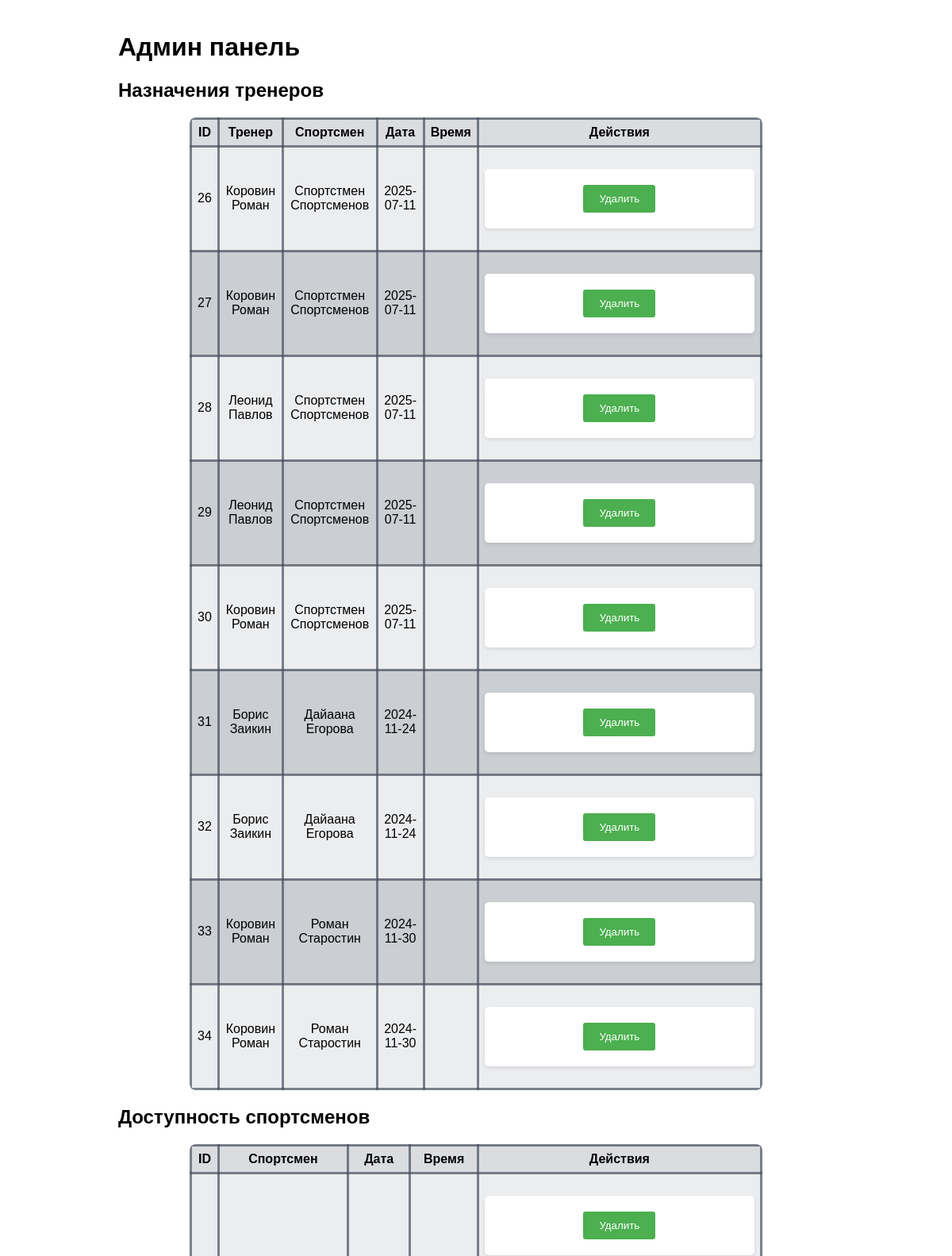
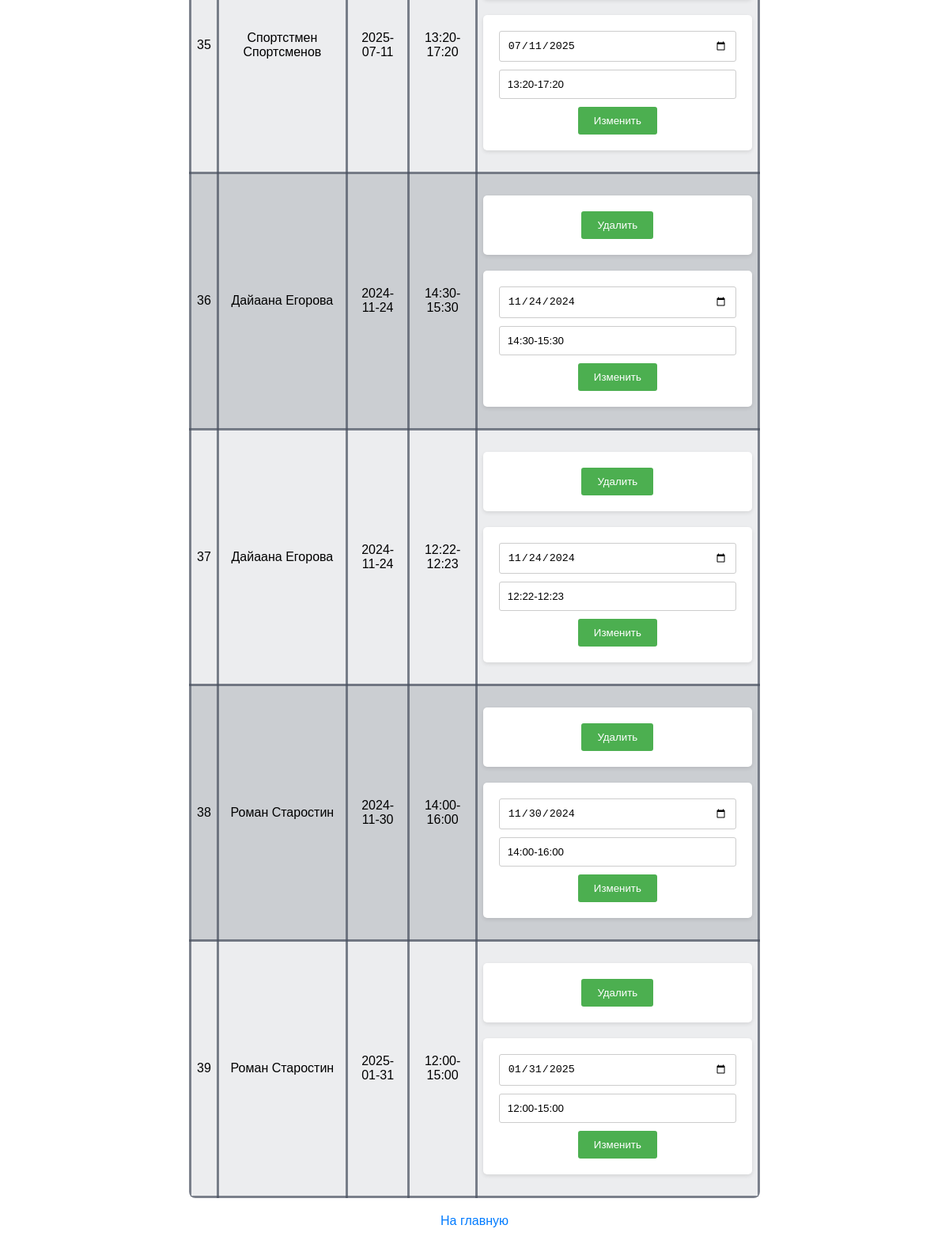
Page /admin_panel.php (signed in) on the committed database (2 pictures, top to bottom).
### tables this page shows
CREATE TABLE `coach_athlete_assignments` (
  `id` int(11) NOT NULL,
  `coach_id` int(11) NOT NULL,
  `athlete_id` int(11) NOT NULL,
  `date` date NOT NULL,
  `time_interval` varchar(255) DEFAULT NULL
);

CREATE TABLE `coaches` (
  `id` int(11) NOT NULL,
  `first_name` varchar(255) NOT NULL,
  `last_name` varchar(255) NOT NULL,
  `patronymic` varchar(255) DEFAULT NULL,
  `username` varchar(255) NOT NULL,
  `password` varchar(255) NOT NULL,
  `phone` varchar(20) DEFAULT NULL
);

CREATE TABLE `athletes` (
  `id` int(11) NOT NULL,
  `username` varchar(255) NOT NULL,
  `password` varchar(255) NOT NULL,
  `first_name` varchar(255) DEFAULT NULL,
  `last_name` varchar(255) DEFAULT NULL,
  `patronymic` varchar(255) DEFAULT NULL,
  `birthdate` date DEFAULT NULL
);

CREATE TABLE `athlete_availability` (
  `id` int(11) NOT NULL,
  `athlete_id` int(11) NOT NULL,
  `date` date NOT NULL,
  `time_interval` text NOT NULL
);

### admin_panel.php (the view, shortened to what this page needs)
<?php
$conn = connect_db();
$sqlCoachAssignments = "SELECT caa.id, c.first_name AS coach_first_name, c.last_name AS coach_last_name, a.first_name AS athlete_first_name, a.last_name AS athlete_last_name, caa.date, caa.time_interval FROM coach_athlete_assignments caa JOIN coaches c ON caa.coach_id = c.id JOIN athletes a ON caa.athlete_id = a.id";
$stmtCoachAssignments = $conn->prepare($sqlCoachAssignments);
if ($stmtCoachAssignments) {
    $stmtCoachAssignments->execute();
    $resultCoachAssignments = $stmtCoachAssignments->get_result();
} else {
    $error = "Ошибка при подготовке запроса о назначениях тренеров: " . $conn->error;
}
$sqlAthleteAvailability = "SELECT aa.id, a.first_name AS athlete_first_name, a.last_name AS athlete_last_name, aa.date, aa.time_interval FROM athlete_availability aa JOIN athletes a ON aa.athlete_id = a.id";
$stmtAthleteAvailability = $conn->prepare($sqlAthleteAvailability);
if ($stmtAthleteAvailability) {
    $stmtAthleteAvailability->execute();
    $resultAthleteAvailability = $stmtAthleteAvailability->get_result();
} else {
    $error = "Ошибка при подготовке запроса о доступности спортсменов: " . $conn->error;
}
?>
<!DOCTYPE html>
<html>
<head>
    <link rel="stylesheet" href="style-admin.css">
</head>
<body>
    <main>
        <div class="container">
            <h1>Админ панель</h1>
            <h2>Назначения тренеров</h2>
            <?php if ($resultCoachAssignments && $resultCoachAssignments->num_rows > 0): ?>
                <table>
                    <thead>
                        <tr>
                            <th>ID</th>
                            <th>Тренер</th>
                            <th>Спортсмен</th>
                            <th>Дата</th>
                            <th>Время</th>
                            <th>Действия</th>
                        </tr>
                    </thead>
                    <tbody>
                        <?php while ($row = $resultCoachAssignments->fetch_assoc()): ?>
                            <tr>
                                <td><?php echo $row['id']; ?></td>
                                <td><?php echo $row['coach_first_name'] . ' ' . $row['coach_last_name']; ?></td>
                                <td><?php echo $row['athlete_first_name'] . ' ' . $row['athlete_last_name']; ?></td>
                                <td><?php echo $row['date']; ?></td>
                                <td><?php echo $row['time_interval']; ?></td>
                                <td>
                                    <form method="post">
                                        <input type="submit" value="Удалить">
                                    </form>
                                </td>
                            </tr>
                        <?php endwhile; ?>
                    </tbody>
                </table>
            <?php else: ?>
                <p>Нет назначений.</p>
            <?php endif; ?>
            <h2>Доступность спортсменов</h2>
            <?php if ($resultAthleteAvailability && $resultAthleteAvailability->num_rows > 0): ?>
                <table>
                    <thead>
                        <tr>
                            <th>ID</th>
                            <th>Спортсмен</th>
                            <th>Дата</th>
                            <th>Время</th>
                            <th>Действия</th>
                        </tr>
                    </thead>
                    <tbody>
                        <?php while ($row = $resultAthleteAvailability->fetch_assoc()): ?>
                            <tr>
                                <td><?php echo $row['id']; ?></td>
                                <td><?php echo $row['athlete_first_name'] . ' ' . $row['athlete_last_name']; ?></td>
                                <td><?php echo $row['date']; ?></td>
                                <td><?php echo $row['time_interval']; ?></td>
                                <td>
                                    <form method="post">
                                        <input type="submit" value="Удалить">
                                    </form>
                                    <form method="post">
                                        <input type="date" name="date" value="<?php echo $row['date']; ?>">
                                        <input type="text" name="time_interval" value="<?php echo $row['time_interval']; ?>">
                                        <input type="submit" value="Изменить">
                                    </form>
                                </td>
                            </tr>
                        <?php endwhile; ?>
                    </tbody>
                </table>
            <?php else: ?>
                <p>Нет данных о доступности.</p>
            <?php endif; ?>
            <a href="index.php">На главную</a>
        </div>
    </main>
</body>
</html>

### style-admin.css (style rules this page uses)
body { font-family: 'Arial', sans-serif; margin: 0; background-color: white; padding: 20px; display: flex; flex-direction: column; align-items: center; min-height: 180vh; overflow: auto; }
table { width: 80%; margin: 20px auto; border-collapse: collapse; border-radius: 8px; overflow: hidden; }
th, td { padding: 7px; text-align: center; border: 1px solid #333; background-color: rgba(73, 80, 95, 0.1); }
th { background-color: rgba(73, 80, 95, 0.2); font-weight: bold; }
th, td { border: 3px solid rgba(73, 80, 95, 0.71); }
tr:nth-child(even) { background-color: rgba(73, 80, 95, 0.2); }
form { width: 300px; margin: 20px auto; padding: 20px; background-color: #fff; border-radius: 5px; box-shadow: 0 2px 5px rgba(0, 0, 0, 0.1); }
input[type="text"], input[type="password"], input[type="tel"], input[type="date"] { width: 100%; padding: 10px; margin-bottom: 10px; border: 1px solid #ccc; border-radius: 3px; box-sizing: border-box; }
input[type="submit"] { background-color: #4CAF50; color: white; padding: 10px 20px; border: none; border-radius: 3px; cursor: pointer; transition: background-color 0.3s ease; }
a { display: block; text-align: center; margin-top: 10px; text-decoration: none; color: #007bff; }

### rows in the picture
coach_athlete_assignments: id "26", coach.first_name "Коровин", coach.last_name "Роман", athlete.first_name "Спортстмен", athlete.last_name "Спортсменов", date "2025-07-11"
coach_athlete_assignments: id "27", coach.first_name "Коровин", coach.last_name "Роман", athlete.first_name "Спортстмен", athlete.last_name "Спортсменов", date "2025-07-11"
coach_athlete_assignments: id "28", coach.first_name "Леонид", coach.last_name "Павлов", athlete.first_name "Спортстмен", athlete.last_name "Спортсменов", date "2025-07-11"
coach_athlete_assignments: id "29", coach.first_name "Леонид", coach.last_name "Павлов", athlete.first_name "Спортстмен", athlete.last_name "Спортсменов", date "2025-07-11"
coach_athlete_assignments: id "30", coach.first_name "Коровин", coach.last_name "Роман", athlete.first_name "Спортстмен", athlete.last_name "Спортсменов", date "2025-07-11"
coach_athlete_assignments: id "31", coach.first_name "Борис", coach.last_name "Заикин", athlete.first_name "Дайаана", athlete.last_name "Егорова", date "2024-11-24"
coach_athlete_assignments: id "32", coach.first_name "Борис", coach.last_name "Заикин", athlete.first_name "Дайаана", athlete.last_name "Егорова", date "2024-11-24"
coach_athlete_assignments: id "33", coach.first_name "Коровин", coach.last_name "Роман", athlete.first_name "Роман", athlete.last_name "Старостин", date "2024-11-30"
coach_athlete_assignments: id "34", coach.first_name "Коровин", coach.last_name "Роман", athlete.first_name "Роман", athlete.last_name "Старостин", date "2024-11-30"
athlete_availability: id "35", athlete.first_name "Спортстмен", athlete.last_name "Спортсменов", date "2025-07-11", time_interval "13:20-17:20", date "07/11/2025"
athlete_availability: id "36", athlete.first_name "Дайаана", athlete.last_name "Егорова", date "2024-11-24", time_interval "14:30-15:30", date "11/24/2024"
athlete_availability: id "37", athlete.first_name "Дайаана", athlete.last_name "Егорова", date "2024-11-24", time_interval "12:22-12:23", date "11/24/2024"
athlete_availability: id "38", athlete.first_name "Роман", athlete.last_name "Старостин", date "2024-11-30", time_interval "14:00-16:00", date "11/30/2024"
athlete_availability: id "39", athlete.first_name "Роман", athlete.last_name "Старостин", date "2025-01-31", time_interval "12:00-15:00", date "01/31/2025"
